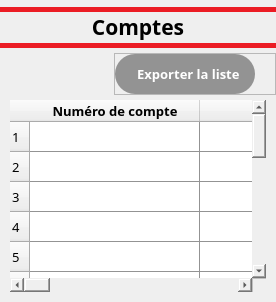
         <widget class="QWidget" name="accountsPage">
          <layout class="QVBoxLayout" name="verticalLayout_14">
           <property name="spacing">
            <number>0</number>
           </property>
           <property name="leftMargin">
            <number>0</number>
           </property>
           <property name="topMargin">
            <number>5</number>
           </property>
           <property name="rightMargin">
            <number>0</number>
           </property>
           <property name="bottomMargin">
            <number>0</number>
           </property>
           <item>
            <widget class="QWidget" name="headerAccountsContainer" native="true">
             <property name="sizePolicy">
              <sizepolicy hsizetype="Preferred" vsizetype="Fixed">
               <horstretch>0</horstretch>
               <verstretch>0</verstretch>
              </sizepolicy>
             </property>
             <layout class="QVBoxLayout" name="verticalLayout_15">
              <property name="spacing">
               <number>0</number>
              </property>
              <property name="leftMargin">
               <number>0</number>
              </property>
              <property name="topMargin">
               <number>2</number>
              </property>
              <property name="rightMargin">
               <number>0</number>
              </property>
              <property name="bottomMargin">
               <number>5</number>
              </property>
              <item>
               <widget class="QLabel" name="pageNameAccounts">
                <property name="font">
                 <font>
                  <family>Nunito</family>
                  <pointsize>16</pointsize>
                  <weight>75</weight>
                  <bold>true</bold>
                 </font>
                </property>
                <property name="styleSheet">
                 <string notr="true">border-bottom: 5px solid rgb(235, 28, 36);
border-top: 5px solid rgb(235, 28, 36);
padding-bottom: 1px;</string>
                </property>
                <property name="text">
                 <string>Comptes</string>
                </property>
                <property name="alignment">
                 <set>Qt::AlignCenter</set>
                </property>
               </widget>
              </item>
             </layout>
            </widget>
           </item>
           <item>
            <widget class="QWidget" name="infoAccountsContainer" native="true">
             <layout class="QVBoxLayout" name="verticalLayout_16">
              <property name="spacing">
               <number>0</number>
              </property>
              <property name="leftMargin">
               <number>0</number>
              </property>
              <property name="topMargin">
               <number>0</number>
              </property>
              <property name="rightMargin">
               <number>0</number>
              </property>
              <property name="bottomMargin">
               <number>0</number>
              </property>
              <item alignment="Qt::AlignTop">
               <widget class="QWidget" name="accountsButtonsContainer" native="true">
                <layout class="QHBoxLayout" name="horizontalLayout_9">
                 <property name="spacing">
                  <number>0</number>
                 </property>
                 <property name="leftMargin">
                  <number>0</number>
                 </property>
                 <property name="topMargin">
                  <number>0</number>
                 </property>
                 <property name="rightMargin">
                  <number>0</number>
                 </property>
                 <property name="bottomMargin">
                  <number>0</number>
                 </property>
                 <item alignment="Qt::AlignRight">
                  <widget class="QFrame" name="exportAccountsFrame">
                   <property name="sizePolicy">
                    <sizepolicy hsizetype="Fixed" vsizetype="Fixed">
                     <horstretch>0</horstretch>
                     <verstretch>0</verstretch>
                    </sizepolicy>
                   </property>
                   <property name="styleSheet">
                    <string notr="true">QPushButton{
	padding: 11px 15px;
	background-color: rgb(147, 147, 147);
	border-radius: 20px;
	color: rgb(255, 255,255);
}

QPushButton:hover{
	background-color: rgba(147, 147, 147, 0.5);
}

QPushButton:pressed{
	background-color: rgb(235, 28, 39);

}</string>
                   </property>
                   <property name="frameShape">
                    <enum>QFrame::StyledPanel</enum>
                   </property>
                   <property name="frameShadow">
                    <enum>QFrame::Raised</enum>
                   </property>
                   <layout class="QVBoxLayout" name="verticalLayout_17">
                    <property name="spacing">
                     <number>0</number>
                    </property>
                    <property name="leftMargin">
                     <number>0</number>
                    </property>
                    <property name="topMargin">
                     <number>0</number>
                    </property>
                    <property name="rightMargin">
                     <number>20</number>
                    </property>
                    <property name="bottomMargin">
                     <number>0</number>
                    </property>
                    <item>
                     <widget class="QPushButton" name="exportAccountsButton">
                      <property name="sizePolicy">
                       <sizepolicy hsizetype="Preferred" vsizetype="Preferred">
                        <horstretch>0</horstretch>
                        <verstretch>0</verstretch>
                       </sizepolicy>
                      </property>
                      <property name="font">
                       <font>
                        <family>Nunito</family>
                        <pointsize>10</pointsize>
                        <weight>75</weight>
                        <bold>true</bold>
                       </font>
                      </property>
                      <property name="text">
                       <string>  Exporter la liste</string>
                      </property>
                      <property name="icon">
                       <iconset resource="res.qrc">
                        <normaloff>:/Icons/Ressources/Icons/exporter-le-fichier.png</normaloff>:/Icons/Ressources/Icons/exporter-le-fichier.png</iconset>
                      </property>
                     </widget>
                    </item>
                   </layout>
                  </widget>
                 </item>
                </layout>
               </widget>
              </item>
              <item>
               <widget class="QWidget" name="tableAccountContainer" native="true">
                <property name="sizePolicy">
                 <sizepolicy hsizetype="Preferred" vsizetype="Expanding">
                  <horstretch>0</horstretch>
                  <verstretch>0</verstretch>
                 </sizepolicy>
                </property>
                <layout class="QVBoxLayout" name="verticalLayout_18">
                 <property name="spacing">
                  <number>0</number>
                 </property>
                 <property name="leftMargin">
                  <number>10</number>
                 </property>
                 <property name="topMargin">
                  <number>5</number>
                 </property>
                 <property name="rightMargin">
                  <number>10</number>
                 </property>
                 <property name="bottomMargin">
                  <number>10</number>
                 </property>
                 <item>
                  <widget class="QTableWidget" name="tableAccountsWidget">
                   <property name="font">
                    <font>
                     <family>Nunito</family>
                     <pointsize>10</pointsize>
                    </font>
                   </property>
                   <property name="styleSheet">
                    <string notr="true">gridline-color: rgb(147, 147, 147);
border-color:0px;</string>
                   </property>
                   <property name="frameShape">
                    <enum>QFrame::NoFrame</enum>
                   </property>
                   <property name="verticalScrollBarPolicy">
                    <enum>Qt::ScrollBarAlwaysOn</enum>
                   </property>
                   <property name="horizontalScrollBarPolicy">
                    <enum>Qt::ScrollBarAlwaysOn</enum>
                   </property>
                   <property name="rowCount">
                    <number>17</number>
                   </property>
                   <attribute name="horizontalHeaderCascadingSectionResizes">
                    <bool>false</bool>
                   </attribute>
                   <attribute name="horizontalHeaderDefaultSectionSize">
                    <number>170</number>
                   </attribute>
                   <row/>
                   <row/>
                   <row/>
                   <row/>
                   <row/>
                   <row/>
                   <row/>
                   <row/>
                   <row/>
                   <row/>
                   <row/>
                   <row/>
                   <row/>
                   <row/>
                   <row/>
                   <row/>
                   <row/>
                   <column>
                    <property name="text">
                     <string>Numéro de compte</string>
                    </property>
                    <property name="font">
                     <font>
                      <family>Nunito</family>
                      <pointsize>10</pointsize>
                      <weight>75</weight>
                      <bold>true</bold>
                     </font>
                    </property>
                   </column>
                   <column>
                    <property name="text">
                     <string>Client</string>
                    </property>
                    <property name="font">
                     <font>
                      <family>Nunito</family>
                      <pointsize>10</pointsize>
                     </font>
                    </property>
                   </column>
                   <column>
                    <property name="text">
                     <string>Grand livre</string>
                    </property>
                    <property name="font">
                     <font>
                      <family>Nunito</family>
                      <pointsize>10</pointsize>
                     </font>
                    </property>
                   </column>
                   <column>
                    <property name="text">
                     <string>Date de création</string>
                    </property>
                    <property name="font">
                     <font>
                      <family>Nunito</family>
                      <pointsize>10</pointsize>
                     </font>
                    </property>
                   </column>
                   <column>
                    <property name="text">
                     <string>Solde courant</string>
                    </property>
                    <property name="font">
                     <font>
                      <family>Nunito</family>
                      <pointsize>10</pointsize>
                     </font>
                    </property>
                   </column>
                   <column>
                    <property name="text">
                     <string>Solde d'hier</string>
                    </property>
                    <property name="font">
                     <font>
                      <family>Nunito</family>
                      <pointsize>10</pointsize>
                     </font>
                    </property>
                   </column>
                   <column>
                    <property name="text">
                     <string>Dernière opération</string>
                    </property>
                    <property name="font">
                     <font>
                      <family>Nunito</family>
                      <pointsize>10</pointsize>
                     </font>
                    </property>
                   </column>
                   <column>
                    <property name="text">
                     <string>Compte en opposition</string>
                    </property>
                    <property name="font">
                     <font>
                      <family>Nunito</family>
                      <pointsize>10</pointsize>
                     </font>
                    </property>
                   </column>
                   <column>
                    <property name="text">
                     <string>Date de mise en opposition</string>
                    </property>
                    <property name="font">
                     <font>
                      <family>Nunito</family>
                      <pointsize>10</pointsize>
                     </font>
                    </property>
                   </column>
                   <column>
                    <property name="text">
                     <string>Date de fermeture</string>
                    </property>
                    <property name="font">
                     <font>
                      <family>Nunito</family>
                      <pointsize>10</pointsize>
                     </font>
                    </property>
                   </column>
                  </widget>
                 </item>
                </layout>
               </widget>
              </item>
             </layout>
            </widget>
           </item>
          </layout>
         </widget>
